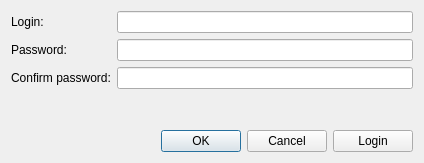
<?xml version="1.0" encoding="UTF-8"?>
<ui version="4.0">
 <class>RegistrationForm</class>
 <widget class="QWidget" name="RegistrationForm">
  <property name="geometry">
   <rect>
    <x>0</x>
    <y>0</y>
    <width>424</width>
    <height>163</height>
   </rect>
  </property>
  <property name="windowTitle">
   <string>Form</string>
  </property>
  <layout class="QVBoxLayout" name="verticalLayout">
   <item>
    <layout class="QFormLayout" name="formLayout">
     <item row="0" column="0">
      <widget class="QLabel" name="label">
       <property name="text">
        <string>Login:</string>
       </property>
      </widget>
     </item>
     <item row="1" column="0">
      <widget class="QLabel" name="label_2">
       <property name="text">
        <string>Password:</string>
       </property>
      </widget>
     </item>
     <item row="2" column="0">
      <widget class="QLabel" name="label_3">
       <property name="text">
        <string>Confirm password:</string>
       </property>
      </widget>
     </item>
     <item row="0" column="1">
      <widget class="QLineEdit" name="loginEdit"/>
     </item>
     <item row="1" column="1">
      <widget class="QLineEdit" name="passwordEdit">
       <property name="echoMode">
        <enum>QLineEdit::EchoMode::Password</enum>
       </property>
      </widget>
     </item>
     <item row="2" column="1">
      <widget class="QLineEdit" name="passwordConfirmEdit">
       <property name="echoMode">
        <enum>QLineEdit::EchoMode::Password</enum>
       </property>
      </widget>
     </item>
    </layout>
   </item>
   <item>
    <spacer name="verticalSpacer">
     <property name="orientation">
      <enum>Qt::Orientation::Vertical</enum>
     </property>
     <property name="sizeHint" stdset="0">
      <size>
       <width>20</width>
       <height>40</height>
      </size>
     </property>
    </spacer>
   </item>
   <item>
    <layout class="QHBoxLayout" name="horizontalLayout">
     <item>
      <widget class="QDialogButtonBox" name="buttonBox">
       <property name="standardButtons">
        <set>QDialogButtonBox::StandardButton::Cancel|QDialogButtonBox::StandardButton::Ok</set>
       </property>
      </widget>
     </item>
     <item>
      <widget class="QPushButton" name="loginButton">
       <property name="text">
        <string>Login</string>
       </property>
      </widget>
     </item>
    </layout>
   </item>
  </layout>
 </widget>
 <tabstops>
  <tabstop>loginButton</tabstop>
  <tabstop>loginEdit</tabstop>
  <tabstop>passwordEdit</tabstop>
  <tabstop>passwordConfirmEdit</tabstop>
 </tabstops>
 <resources/>
 <connections/>
</ui>
